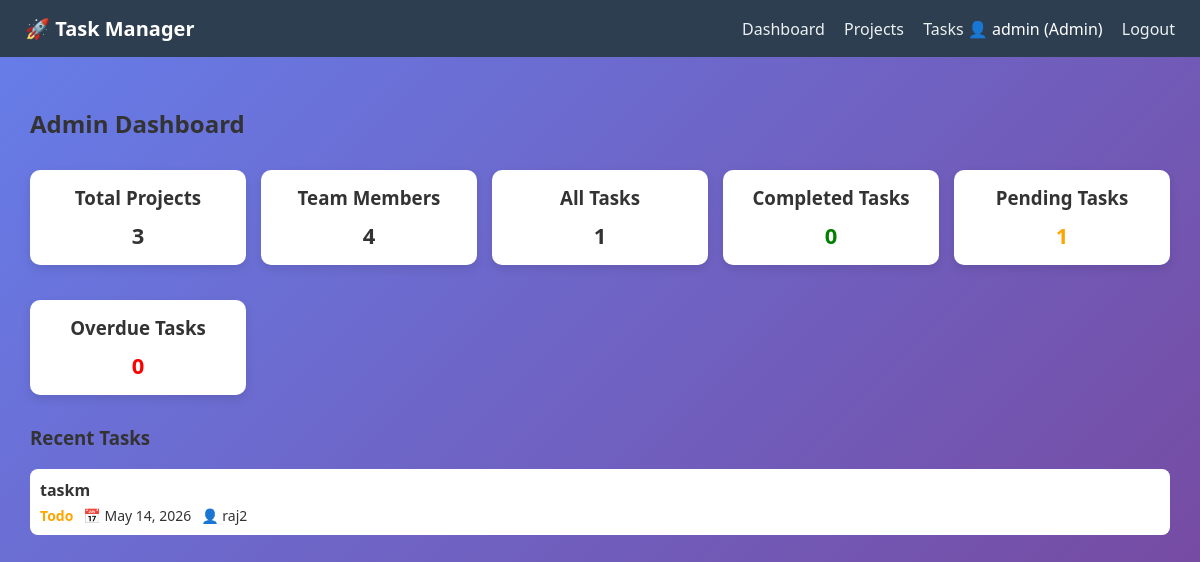
The page /dashboard/ (signed in) on the database its author committed.
### task_manager/models.py (models this page shows, shortened)
class Profile(models.Model):
    ROLE_CHOICES = [
        ('Admin', 'Admin'),
        ('Member', 'Member')
    ]
    user = models.OneToOneField(User, on_delete=models.CASCADE)
    role = models.CharField(max_length=10, choices=ROLE_CHOICES, default="Member")

class Task(models.Model):
    STATUS_CHOICES = [
        ('TODO', 'TODO'),
        ('IN_PROGRESS', 'IN_PROGRESS'),
        ('DONE', 'DONE'),
    ]
    title = models.CharField(max_length=200)
    description = models.TextField(blank=True)
    project = models.ForeignKey(
        Project,
        on_delete=models.CASCADE,
        related_name="tasks"
    )
    assigned_to = models.ForeignKey(
        User,
        on_delete=models.CASCADE,
        related_name="tasks"
    )
    status = models.CharField(max_length=20, choices=STATUS_CHOICES, default="TODO")
    due_date = models.DateField()
    created_at = models.DateTimeField(auto_now_add=True)

### task_manager/views.py (the view, shortened to what this page needs)
# urls.py: path('dashboard/', views.dashboard, name="dashboard"),
def dashboard(request):
    profile, _ = Profile.objects.get_or_create(user=request.user)
    if profile.role == "Admin":
        tasks = Task.objects.all()
        projects = Project.objects.all()
        users = User.objects.all()
        context = {
            "is_admin": True,
            "total_projects": projects.count(),
            "total_members": users.count(),
            "total_tasks": tasks.count(),
            "completed": tasks.filter(status="DONE").count(),
            "pending": tasks.filter(status="TODO").count(),
            "overdue": tasks.filter(
                due_date__lt=now().date(),
                status__in=["TODO", "IN_PROGRESS"]
            ).count(),
            "tasks": tasks.order_by("-id")[:5]
        }
    return render(request, "dashboard.html", context)

### templates/dashboard.html (shortened to what this page needs)
{% extends "base.html" %}
{% block content %}
<h2 class="page-title">
    {% if is_admin %} Admin Dashboard {% else %} My Dashboard {% endif %}
</h2>
{% if is_admin %}
<div class="dashboard-grid">
    <div class="card">
        <h3>Total Projects</h3>
        <p class="count">{{ total_projects }}</p>
    </div>
    <div class="card">
        <h3>Team Members</h3>
        <p class="count">{{ total_members }}</p>
    </div>
    <div class="card">
        <h3>All Tasks</h3>
        <p class="count">{{ total_tasks }}</p>
    </div>
    <div class="card">
        <h3>Completed Tasks</h3>
        <p class="count done">{{ completed }}</p>
    </div>
    <div class="card">
        <h3>Pending Tasks</h3>
        <p class="count pending">{{ pending }}</p>
    </div>
    <div class="card">
        <h3>Overdue Tasks</h3>
        <p class="count overdue">{{ overdue }}</p>
    </div>
</div>
{% endif %}
{% if tasks %}
<h3 class="section-title">Recent Tasks</h3>
<div class="task-list">
    {% for task in tasks %}
        <div class="task-item">
            <div class="task-header">
                <strong>{{ task.title }}</strong>
            </div>
            <div class="task-meta">
                <span class="status status-{{ task.status }}">
                    {{ task.status|title }}
                </span>
                <span class="due-date">
                    📅 {{ task.due_date }}
                </span>
                {% if is_admin %}
                    <span class="assigned-user">
                        👤 {{ task.assigned_to.username }}
                    </span>
                {% endif %}
            </div>
        </div>
    {% endfor %}
</div>
{% endif %}
{% endblock %}

### templates/base.html (shortened to what this page needs)
<!DOCTYPE html>
<html>
<head>
    {% load static %}
    <link rel="stylesheet" href="{% static 'css/style.css' %}">
</head>
<body>
<nav class="navbar">
    <div class="logo">🚀 Task Manager</div>
    <div class="nav-links">
        {% if user.is_authenticated %}
            <a href="{% url 'dashboard' %}">Dashboard</a>
            <a href="{% url 'projects' %}">Projects</a>
            <a href="{% url 'tasks' %}">Tasks</a>
            <span class="role">
                👤 {{ user.username }} ({{ user.profile.role }})
            </span>
            <a href="{% url 'logout' %}" class="logout">Logout</a>
        {% else %}
            <a href="{% url 'login' %}">Login</a>
            <a href="{% url 'signup' %}">Signup</a>
        {% endif %}
    </div>
</nav>
<div class="container">
    {% block content %}{% endblock %}
</div>
</body>
</html>

### static/css/style.css (style rules this page uses)
body { font-family: 'Segoe UI', sans-serif; margin: 0; background: linear-gradient(135deg, #667eea, #764ba2); color: #333; }
.navbar { display: flex; justify-content: space-between; align-items: center; background: #2c3e50; padding: 15px 25px; color: white; }
.logo { font-size: 20px; font-weight: bold; }
.nav-links a { color: #ecf0f1; margin-left: 15px; text-decoration: none; font-weight: 500; }
.logout { color: #e74c3c; }
.container { padding: 30px; }
.card { background: white; padding: 20px; margin: 10px 0; border-radius: 10px; box-shadow: 0 5px 15px rgba(0,0,0,0.2); transition: transform 0.2s; }
.status-TODO { color: orange; font-weight: bold; }
.dashboard-grid { display: grid; grid-template-columns: repeat(auto-fit, minmax(200px, 1fr)); gap: 20px; }
.count { font-size: 30px; font-weight: bold; margin-top: 10px; }
.done { color: #2ecc71; }
.pending { color: #f39c12; }
.overdue { color: #e74c3c; }
.card h3 { margin: 0; }
.card p { margin: 10px 0 0; }
.dashboard-grid { display: grid; grid-template-columns: repeat(auto-fit, minmax(180px, 1fr)); gap: 15px; margin-bottom: 20px; }
.card { background: #fff; padding: 15px; border-radius: 10px; box-shadow: 0 4px 10px rgba(0,0,0,0.1); text-align: center; }
.count { font-size: 22px; font-weight: bold; }
.done { color: green; }
.pending { color: orange; }
.overdue { color: red; }
.task-list { margin-top: 10px; }
.task-item { background: #fff; padding: 10px; margin-bottom: 10px; border-radius: 8px; }
.task-meta { font-size: 14px; display: flex; gap: 10px; margin-top: 5px; }

### rows shown on the page
Task: title "taskm", status "Todo", due_date "May 14, 2026", assigned_to.username "raj2"

### other values the page prints
{{ user.username }} "admin"
{{ user.profile.role }} "Admin"
{{ total_projects }} "3"
{{ total_members }} "4"
{{ total_tasks }} "1"
{{ completed }} "0"
{{ pending }} "1"
{{ overdue }} "0"
